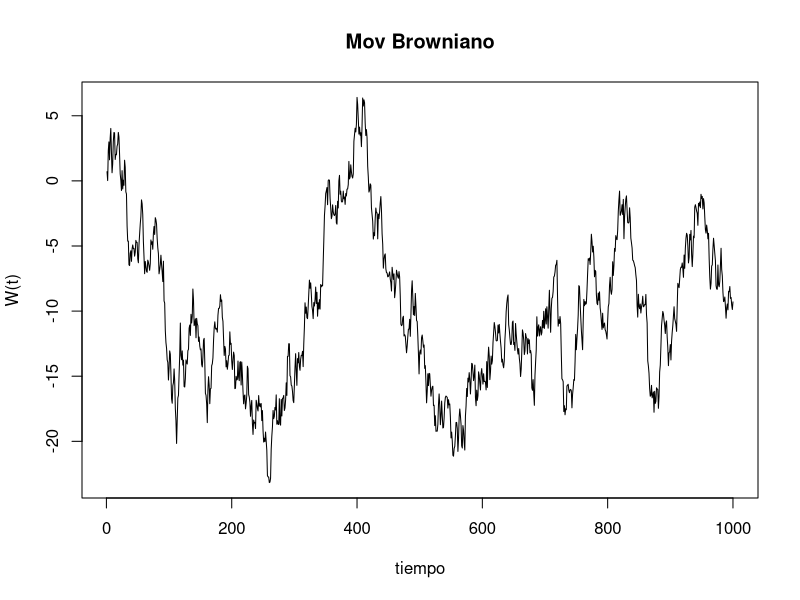
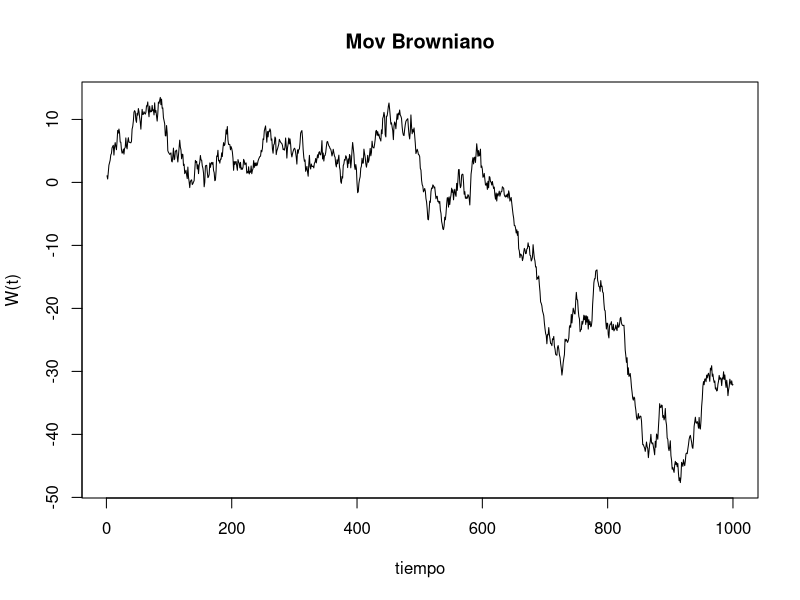
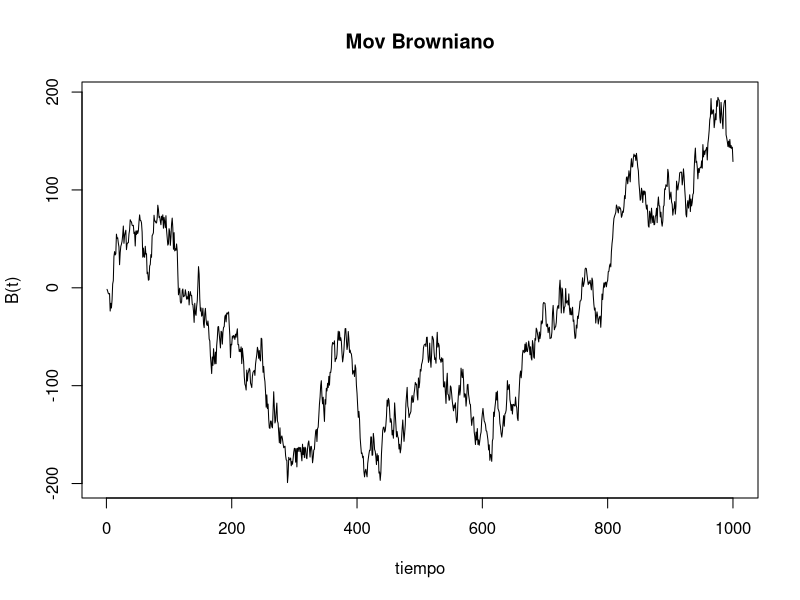
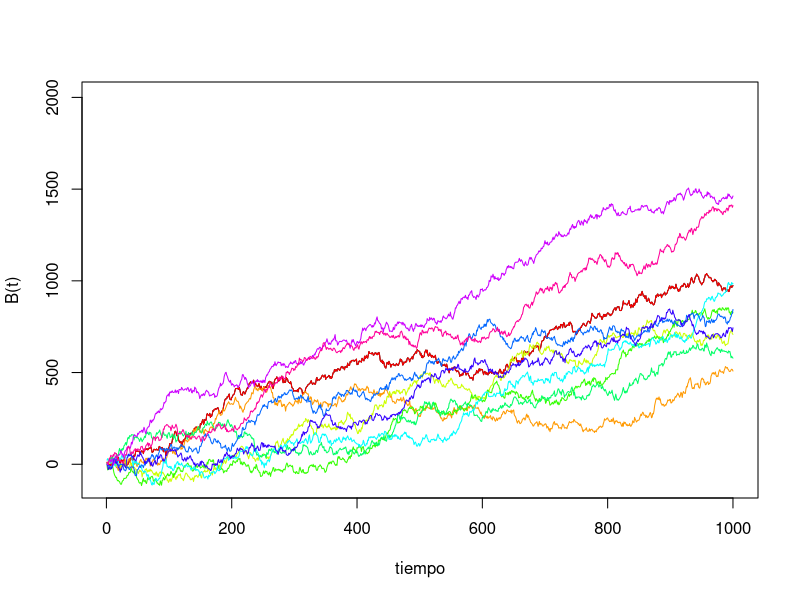

The R script that drew these images, in order:

# Brownian motion
# Simulation de movimiento Browniano
# Apoyo video brownian_motion




rm(list = ls())
# numero de periodos
n_periods = 1000

# FUNDAMENTO
# Sabemos que W(t)-W(s) ~ N(0,t-s).
# Si s-t = 1, entonces W(t)-W(s) N(0,1).
# Lo que hacemos es simular muchos y = W(t)-W(s).
# Por lo tanto si tenemos el valor de W(t), 
# entonces, el valor W(s) = W(t) + y.
# Lo que hacemos es simular los incrementos de W basado
# en la propiedad del movimiento Browniano.

y <- w <- vector()
for (t in 1:n_periods ) {
  y <- rnorm(1) #normal N(0,1) simula W(t)-W(s)
  w <- c(w, y)
  w_new <- cumsum(w)
}
plot(1:n_periods, w_new, 
     main="Mov Browniano", xlab="tiempo", ylab="W(t)",
     type="l")


# Convirtamos lo anterior en una funcion:
create_brownian <- function(n_periods) {
  y <- w <- vector()
  for (t in 1:n_periods ) {
    y <- rnorm(1) #normal N(0,1) simula W(t)-W(s)
    w <- c(w, y)
    w_new <- cumsum(w)
  }
  return(w_new)
}
simu1 <- create_brownian(n_periods = 1000)
n_periods = 1000
plot(1:n_periods, simu1, 
     main="Mov Browniano", xlab="tiempo", ylab="W(t)",
     type="l")


# Tarea adicional opcional: simular en R 10 realizaciones de random walk 
# generalizado con drift: mu = 1, sigma = 10.

# ahora le pongo drift (generalized random walk or generalized brownian motion)
create_brownian_drift <- function(n_periods, sigma, mu) {
  y <- w <- vector()
  for (t in 1:n_periods ) {
    y <- rnorm(1) #normal N(0,1) simula W(t)-W(s)
    w <- c(w, y)
    w_new <- cumsum(w)
  }
  drift = mu*c(1:n_periods)
  B <- drift + sigma*w_new
  return(B)
}
# ejemplo:
simu2 <- create_brownian_drift(n_periods = 1000, sigma=10, mu=1)
n_periods = 1000
plot(1:n_periods, simu2, 
     main="Mov Browniano", xlab="tiempo", ylab="B(t)",
     type="l")






# Podemos hacer lo mismo pero para varios movimientos.
# numero de simulacions
n_sims = 10
n_periods = 1000
sims <- matrix(NA, ncol=n_sims+1, nrow=n_periods)

for (i in 1:n_sims) {
  values <-  create_brownian_drift(n_periods = 1000, sigma=10, mu=1)
  sims[ , i] <- values
}
sims[, n_sims+1] <- 1:n_periods

          
# Seteo del plot
plot(sims[, n_sims+1], sims[,1], type="l",
     xlab="tiempo", ylab="B(t)", ylim=c(-100, 2000))
colors = rainbow(n_sims)

# add lines
for ( i in 1:n_sims) {
  lines(sims[, n_sims+1], sims[,i], type="l", col=colors[i])
}
